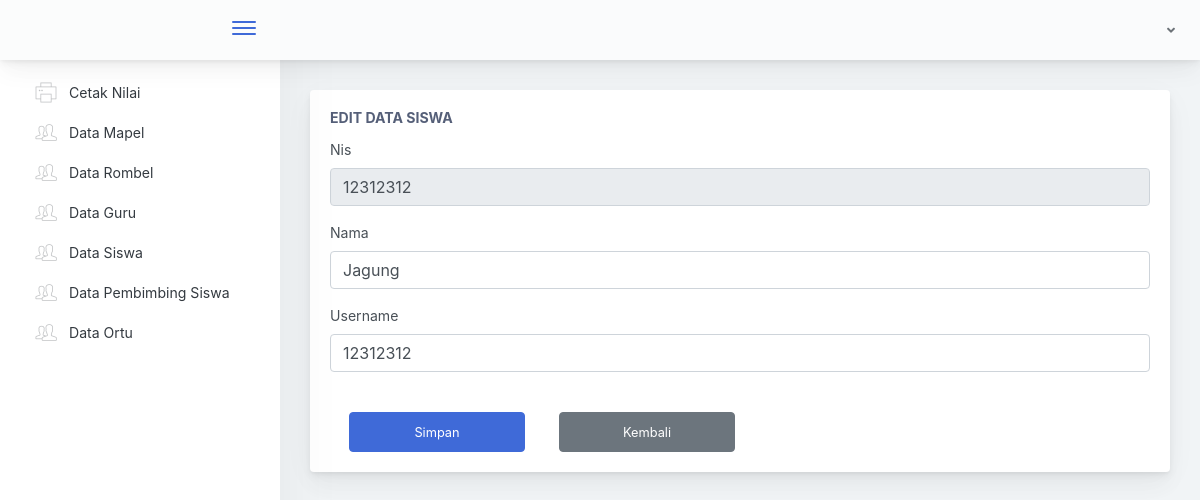
The page /Tu/editsiswa/12312312 on the database its author committed.
### tables this page shows
CREATE TABLE `tb_siswa` (
  `nis` int NOT NULL,
  `id_rombel` int NOT NULL,
  `nama` varchar(50) NOT NULL,
  `username` varchar(50) NOT NULL,
  `password` varchar(250) NOT NULL
);

### application/controllers/Tu.php (called while the page is built, shortened)
<?php
class Tu extends CI_Controller {
  public function __construct()
  {
    $this->load->model('M_Nilai');
    $this->load->model('SaveModel');
    $this->load->model('TuModel');
    $this->load->library('form_validation');
  }
public function editsiswa($nis){
  $querySiswaDetail = $this->TuModel->getDataSiswaDetail($nis);
  $DATA = array('querySiswaDetail' => $querySiswaDetail);
  $DATA['rombel'] = $this->M_Nilai->get_data('tb_rombel')->result();
  $this->load->view('tu/editsiswa', $DATA);
}
}

### index.php (called while the page is built, shortened)
<?php
require_once BASEPATH.'core/CodeIgniter.php';

### application/models/TuModel.php (called while the page is built, shortened)
<?php if ( ! defined('BASEPATH')) exit('No direct script access allowed');
class TuModel extends CI_Model {
    function getDataSiswaDetail($nis){
        $this->db->where('nis', $nis);
        $query = $this->db->get('tb_siswa');
        return $query->row();
    }
}

### application/views/tu/editsiswa.php (the view, shortened to what this page needs)
<!doctype html>
<html lang="en">
<head>
</head>
<body>
        <div class="app-main">
                <div class="app-main__outer">
                    <div class="app-main__inner">
                    <div class="row">
                            <div class="col-lg-12">
                                <div class="main-card mb-3 card">
                                    <div class="card-body"><h5 class="card-title">Edit Data Siswa</h5>
                                      <form method="post" action="<?php echo base_url('Tu/fungsieditsiswa')?>">
                                        <div class="form-group">
                                            <label>Nis</label>
                                            <input type="text" class="form-control" maxlength="8" minlength="8" value="<?php echo $querySiswaDetail->nis; ?>" disabled name="nis">
                                        </div>
                                        <div class="form-group">
                                            <label>Nama</label>
                                            <input type="text" class="form-control" value="<?php echo $querySiswaDetail->nama; ?>" name="nama">
                                        </div>
                                        <div class="form-group">
                                            <label>Username</label>
                                            <input type="text" class="form-control" value="<?php echo $querySiswaDetail->username; ?>" name="username">
                                        </div>
                                          <div class="row">
                                          <button type="submit" class="btn btn-primary mt-4" style="height: 40px; width: 11rem; margin-left: 4%;">Simpan</button>
                                          <button type="button" class="btn btn-secondary mt-4" id="back" style="height: 40px; width: 11rem; margin-left: 4%;">Kembali</button>
                                          </div>
                                      </form>
                                    </div>
                                </div>
                            </div>
                        </div>
                    </div>
        </div>
    </div>
<script type="text/javascript" src="<?php echo base_url('assets/scripts/main.js') ?>"></script></body>
</html>

### rows shown on the page
tb_siswa: nis "12312312", nama "Jagung", username "12312312"
